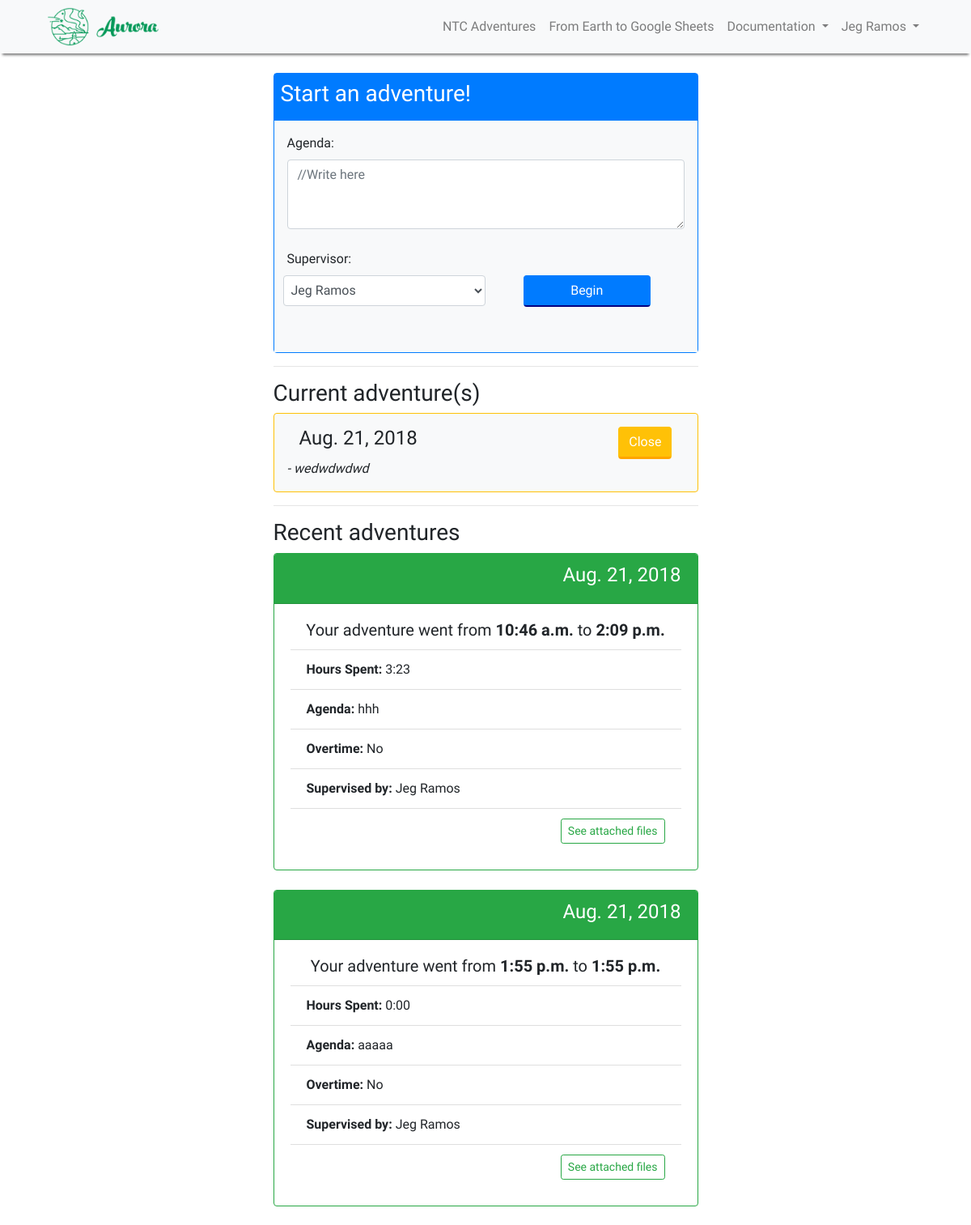
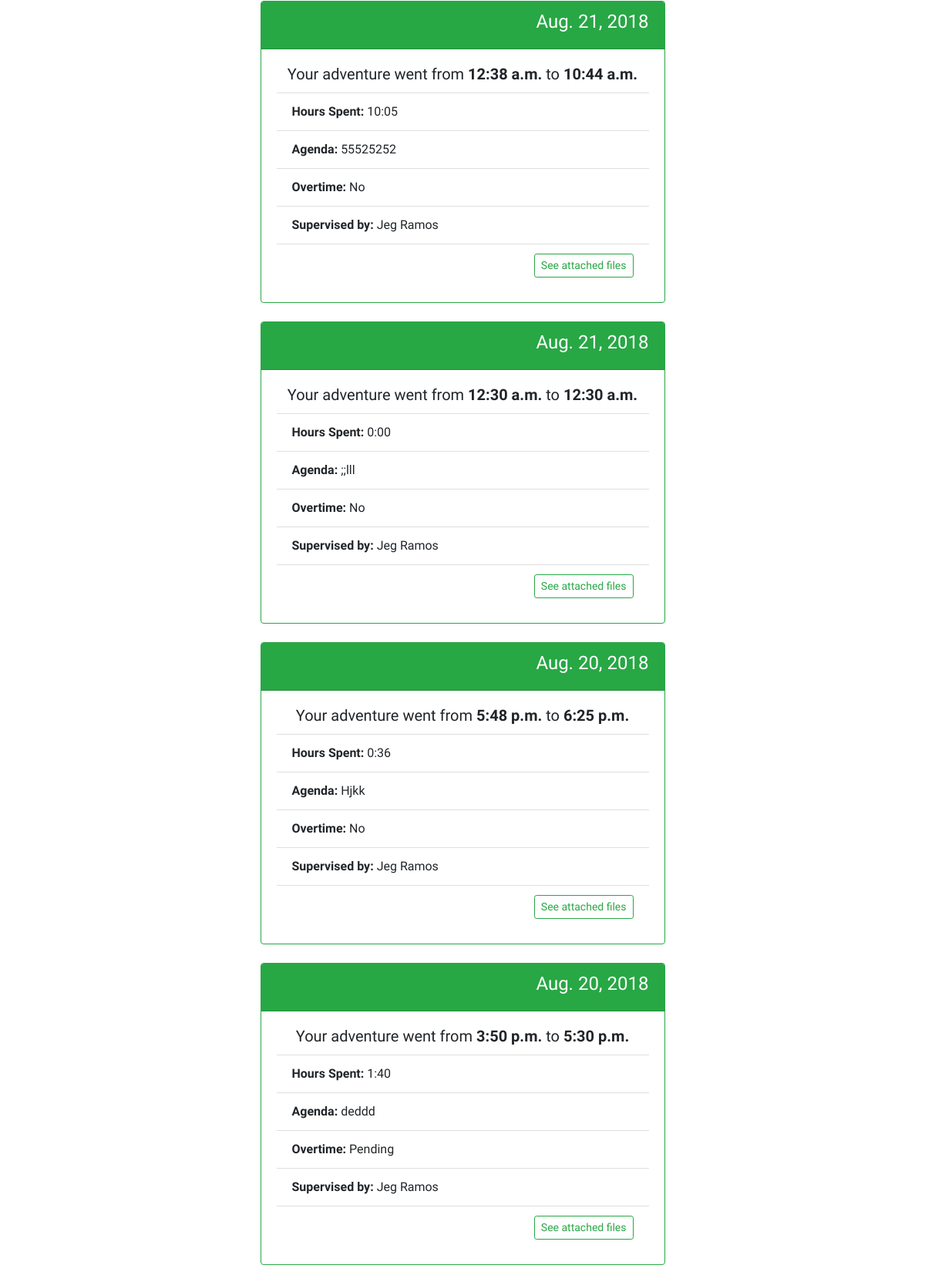
The app's page /ntcadventures/ (signed in, upper part) with its own data (2 pictures, top to bottom).
### ntcadventures/models.py (models this page shows, shortened)
class Entry(models.Model):
    writer = models.ForeignKey(User, default=None, on_delete=models.PROTECT)
    date_started = models.DateTimeField(default=timezone.now)
    agenda = models.TextField()
    completed = models.BooleanField(default=False)
    date_ended = models.DateTimeField(default=None, null=True, blank=True)
    overtime = models.ForeignKey(OvertimeRequest, null=True, default=3, on_delete=models.PROTECT)
    supervisor = models.ForeignKey(Supervisor, null=True, default=1, on_delete=models.PROTECT)
    class Meta:
        verbose_name_plural = "Entries"

class OvertimeRequest(models.Model):
    desc = models.CharField(max_length=20)

class Supervisor(models.Model):
    name = models.CharField(max_length=25)
    def __str__(self):
        return f"{self.name}"

### ntcadventures/views.py (the view)
# urls.py: 2. Add a URL to urlpatterns:  path('', views.home, name='home')
@login_required(login_url='/accounts/login/')
def home(request):
    form = StartAdventureForm(initial={'supervisor': 1})
    entry_objs = Entry.objects.filter(
        writer=request.user, completed=True,
        date_ended__month=timezone.now().month).order_by('-date_ended')[:30]
    inc_entry_objs = Entry.objects.filter(writer=request.user, completed=False).order_by('-date_started')
    def format_duration(duration):
        hours = duration.total_seconds() // 3600
        minutes = (duration.total_seconds() % 3600) // 60
        if minutes < 10:
            return "%d:0%d" % (hours, minutes)
        return "%d:%d" % (hours, minutes)
    def format_time_counter(duration):  # just for the views
        duration = float(duration.total_seconds() / 3600)
        duration = float(format(duration, '.2f'))
        return duration
    time_spent = []
    time_counter = []  # I'm using this for the views
    for completed_entry in entry_objs:
        duration = completed_entry.date_ended - completed_entry.date_started
        time_spent.append(format_duration(duration))
        time_counter.append(format_time_counter(duration))
    entries = [entry for entry in zip(entry_objs, time_spent, time_counter)]
    inc_entries = [inc_entry for inc_entry in inc_entry_objs]
    context = {'form': form, 'entries': entries, 'inc_entries': inc_entries}
    return render(request, 'ntcadventures/home.html', context)

### ntcadventures/forms.py
class StartAdventureForm(forms.Form):
    agenda = forms.CharField(widget=forms.Textarea(attrs={
        'class': 'form-control', 'name': 'agenda',
        'placeholder': '//Write here', 'rows': 3
    }))
    supervisor = forms.ModelChoiceField(queryset=Supervisor.objects.all(), widget=forms.Select(attrs={
        'class': 'form-control col-sm-6 mb-3', 'name': 'supervisor'
    }))

### templates/ntcadventures/home.html (shortened to what this page needs)
{% extends "base.html" %}
{% load static %}
{% block content %}
<br>
<div id="ntc-main-container" class="col-md-6 offset-md-3">
        <div class="text-left border border-primary rounded">
            <div class="bg-primary text-white p-2">
                <h3>Start an adventure!</h3>
            </div>
            <form action="{% url 'ntcadventures:add_entry' %}" method="POST" class="p-3 bg-light">
                <div class="form-group">
                    <label for="agenda">Agenda:</label>
                    {{ form.agenda }}
                </div>
                <label for="supervisor">Supervisor:</label>
                <div class="form-group form-row">
                    {{ form.supervisor }}
                    <div class="col-sm-4 offset-md-1 text-right">
                        <button type="submit" class="btn btn-primary btn-block" style="border-bottom: 2px solid navy">Begin</button>
                    </div>
                </div>
            </form>
        </div>
        <hr>
        {% if inc_entries %}
            <div class="text-left">
                <h3>Current adventure(s)</h3>
            </div>
        {% endif %}
        {% for inc_entry in inc_entries %}
        <div class="container mb-2">
            <div class="row bg-light p-3 rounded border border-warning">
                <div class="col-8">
                    <h4>{{ inc_entry.date_started | date }}</h4>
                </div>
                <div class="col-4 text-right">
                    <a href="{% url 'ntcadventures:close_entry' inc_entry.id %}" class="btn btn-warning text-white" style="border-bottom: 3px solid orange">Close</a>
                </div>
                <div>
                    <h7><em> - {{ inc_entry.agenda }}</em></h7>
                </div>
            </div>
        </div>
        <hr>
        {% endfor %}
        {% if entries %}
            <div class="text-left">
                <h3 class="mb-2">Recent adventures</h3>
            </div>
        {% endif %}
        {% for entry in entries %}
        <div class="card border border-success">
            <div class="card-header bg-success text-right text-white">
                {% if entry.2 <= 24 %}
                    <h4>{{ entry.0.date_ended | date }}</h4>
                {% else %}
                    <div class="text-left"><h7>Date opened:</h7>
                    <h7>{{ entry.0.date_started | date }}<h7>
                    </div>
                    <h4>{{ entry.0.date_ended | date }}</h4>
                {% endif %}
            </div>
            <div class="card-body text-left bg=light">
                <div class="card-title text-center">
                <h5>Your adventure went from
                {% if entry.2 > 24 %}
                    <strong>{{ entry.0.date_started | date:'D h:i a' }}</strong> to
                    <strong>{{ entry.0.date_ended | date:'D h:i a' }}</strong></h5>
                {% else %}
                <strong>{{ entry.0.date_started | time }}</strong> to
                <strong>{{ entry.0.date_ended | time }}</strong></h5>
                {% endif %}
                </div>
                <ul class="list-group list-group-flush">
                    <li class="list-group-item"><strong>Hours Spent: </strong>{{ entry.1 }}</li>
                    <li class="list-group-item"><strong>Agenda: </strong>{{ entry.0.agenda }}</li>
                    <li class="list-group-item"><strong>Overtime: </strong>{{ entry.0.overtime.desc }}
                    <li class="list-group-item"><strong>Supervised by: </strong>{{ entry.0.supervisor }}</li>
                    <li class="list-group-item">
                        <a class="btn btn-sm btn-outline-success float-right" href="{% url 'ntcadventures:media' entry.0.id %}">See attached files</a>
                    </li>
                </ul>
            </div>
        </div>
        <br>
        {% endfor %}
    </div>
</div>
{% endblock %}

### templates/base.html (shortened to what this page needs)
{% load static %}
<!DOCTYPE html>
<html lang="en" dir="ltr">
    <head>
        <link rel="stylesheet" href="{% static 'bootstrap/css/bootstrap.min.css' %}">
        <link rel="stylesheet" href="https://use.fontawesome.com/releases/v5.2.0/css/all.css"
>
        <link rel="stylesheet" href="{% static 'custom/css/main.css' %}">
    </head>
    <body>
        {% include "navbar.html" %}
        <div class="container">
            {% block  content %}
            {% endblock %}
    </body>
</html>

### templates/navbar.html (shortened to what this page needs)
{% load static %}
{% if  'accounts/login/' in request.get_full_path %}
    <nav style="display:none"></nav>
{% else %}
    <nav class="navbar navbar-expand-lg navbar-light bg-light">
        <a href="{% url 'index' %}" class="navbar-brand"><img src="{% static 'custom/images/logo1.png' %}" height=60px></a>
        <div class="collapse navbar-collapse nav justify-content-end text-right" id="collapse-target">
            <ul class="navbar-nav">
                <li class="nav-item">
                    <a href="{% url 'ntcadventures:home' %}" class="nav-link">NTC Adventures</a>
                </li>
                <li class="nav-item">
                    <a href="{% url 'gsheets:home' %}" class="nav-link">From Earth to Google Sheets</a>
                </li>
                <li class="nav-item dropdown">
                    <a href="#" class="nav-link dropdown-toggle" data-toggle="dropdown"
                        data-target="#dropdown_target-docu">Documentation
                    </a>
                </li>
                {% if user.is_authenticated %}
                    <li id="profile" class="nav-item dropdown">
                        <a href="#" class="nav-link dropdown-toggle" data-toggle="dropdown"
                            data-target="#dropdown_target-profile">{{ user.get_full_name }}
                        </a>
                    </li>
                {% else %}
                    <li class="nav-item">
                        <a href="{% url 'accounts:login' %}" class="nav-link">Login</a>
                    </li>
                {% endif %}
            </ul>
        </div>
    </nav>
{% endif %}

### static/custom/css/main.css (style rules this page uses)
* { font-family: 'Exo 2', sans-serif; }
ul, li { list-style: none; }
nav { box-shadow: 0 5px 3px -3px #777; border: 0; }
.navbar-brand { padding: 0; }
.navbar-brand img { height: 50px; }
#collapse-target { margin-right: 40px; }
.navbar-brand { margin-left: 3%; }
.form-group { margin-bottom: 25px; }

### records on screen
Entry: date_started "Aug. 21, 2018", agenda "wedwdwdwd"
Entry: date_ended "Aug. 21, 2018", date_started "10:46 a.m.", date_ended "2:09 p.m.", entry "3:23", agenda "hhh", overtime.desc "No", supervisor.name "Jeg Ramos"
Entry: date_ended "Aug. 21, 2018", date_started "1:55 p.m.", date_ended "1:55 p.m.", entry "0:00", agenda "aaaaa", overtime.desc "No", supervisor.name "Jeg Ramos"
Entry: date_ended "Aug. 21, 2018", date_started "12:38 a.m.", date_ended "10:44 a.m.", entry "10:05", agenda "55525252", overtime.desc "No", supervisor.name "Jeg Ramos"
Entry: date_ended "Aug. 21, 2018", date_started "12:30 a.m.", date_ended "12:30 a.m.", entry "0:00", agenda ";;lll", overtime.desc "No", supervisor.name "Jeg Ramos"
Entry: date_ended "Aug. 20, 2018", date_started "5:48 p.m.", date_ended "6:25 p.m.", entry "0:36", agenda "Hjkk", overtime.desc "No", supervisor.name "Jeg Ramos"
Entry: date_ended "Aug. 20, 2018", date_started "3:50 p.m.", date_ended "5:30 p.m.", entry "1:40", agenda "deddd", overtime.desc "Pending", supervisor.name "Jeg Ramos"

### other values on screen
{{ user.get_full_name }} "Jeg Ramos"
